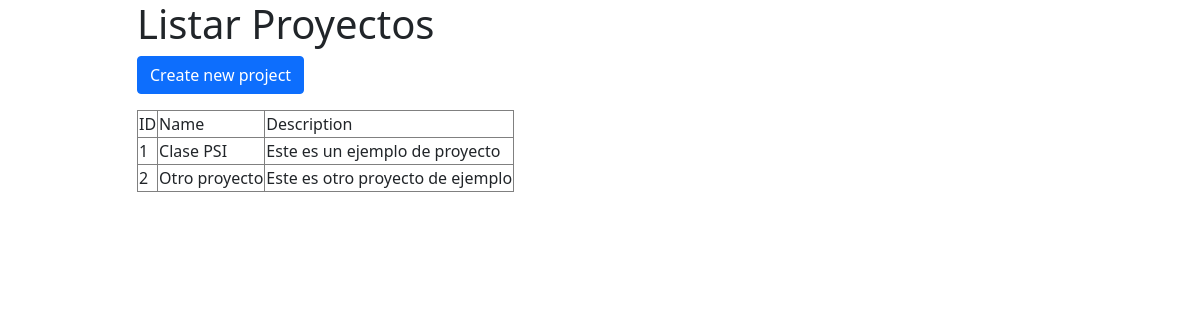
The page /projects/ on the database as committed earlier.
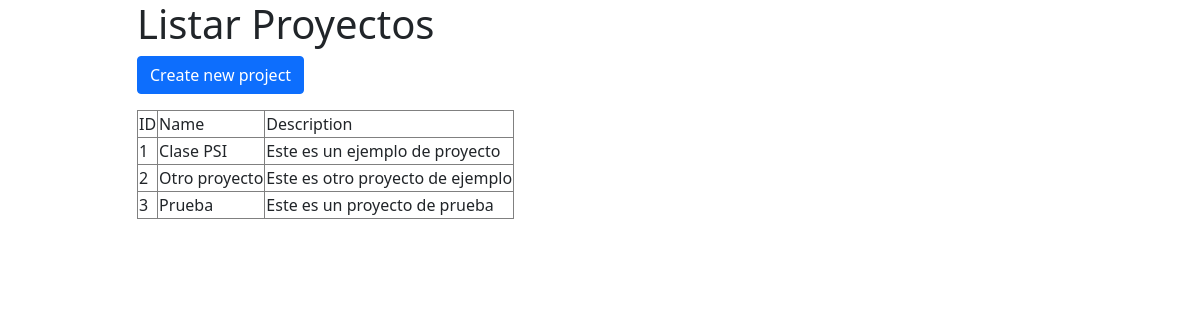
The same page on the database as committed later.
### todo/models.py (models this page shows)
class Project(models.Model):
    name = models.CharField(max_length=200)
    description = models.TextField()

### todo/views.py (the view)
# urls.py: path('projects/',views.listProjects,name="projects.list"),
def listProjects(request):
    projects = Project.objects.all()
    return render(request,'projects/list.html',{
        "projects":projects
    })

### todo/templates/projects/list.html (shortened to what this page needs)
<!doctype html>
<html lang="en">
<head>
  <link href="https://cdn.jsdelivr.net/npm/bootstrap@5.0.2/dist/css/bootstrap.min.css" rel="stylesheet"
>
</head>
<body>
  <div class="container">
    <div class="row d-flex justify-content-center">
      <div class="col-md-10">
        <div>
          <h1>Listar Proyectos</h1>
          <a class="btn btn-primary mb-3" href="{% url 'projects.create' %}">Create new project</a>
          <table class="table-bordered">
            <thead>
              <tr>
                <td>ID</td>
                <td>Name</td>
                <td>Description</td>
              </tr>
            </thead>
            <tbody>
              {% for project in projects %}
              <tr>
                <td>
                  {{ project.id }}
                </td>
                <td>
                  {{ project.name }}
                </td>
                <td>
                  {{ project.description }}
                </td>
              </tr>
              {% endfor %}
            </tbody>
          </table>
        </div>
      </div>
    </div>
  </div>
</body>
</html>

Rows that differ between the two databases and show on the page:
added Project: id "3", name "Prueba", description "Este es un proyecto de prueba"
